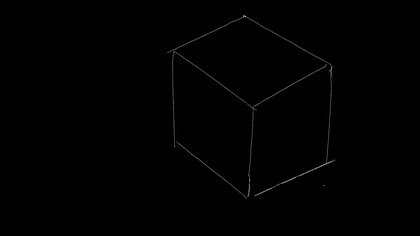
%> input picture test_pic_erosion/coursepathreader/6198976764182528.tif, 420 x 236 px, shrunk from 1920 x 1080 before the run
$ octave test_pic_erosion.m   (GNU Octave 9; MATLAB toolbox functions it lacks are replaced by stand-ins)
%> lines starting %> are read from the running program, lines starting %| are printed output that depends on the picture; in (x1, y1, x2, y2) boxes, pixels count from 0 and x2, y2 are one past the last pixel; in counts of white or black regions, pixels touching at a corner belong together; the program's own positions count from 1
%產出point檔
clc;
clear;
tic
allFolder =dir;  %顯示某個資料夾的內容
for f=3:1:length(allFolder)   %用 length來判斷檔案的多寡
    if allFolder(f).isdir==1  %如果是資料夾的話
        cd (allFolder(f).name);%cd到那個資料夾下
        allFile = dir('6198976764182528.tif');
        for k=1:1:length(allFile)
            pic=imread(allFile(k).name);%對每一張tif圖片做處理
%> pic is the input picture: size 236x420 uint8; min 0, max 160, mean 0.7
            pic=pic>0;
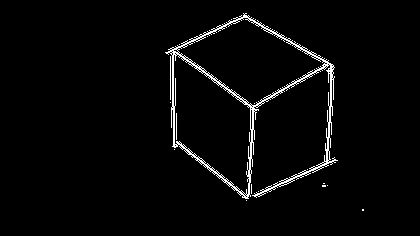
%> pic: size 236x420 logical; 2.8% white in thin lines or dots, all inside (x1, y1, x2, y2) = (165, 13, 364, 211)
            a=ones(2,2);
            b=ones(4,4)

           % subplot(1,length(allFile),k),imshow(pic);
           figure,imshow(pic),title('原圖');
           imerodepicture=imerode(pic,a);
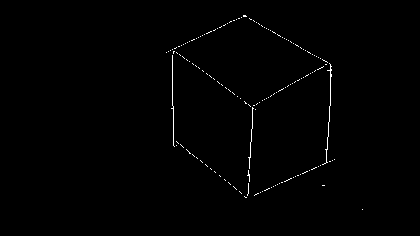
%> imerodepicture: size 236x420 logical; 0.62% white in thin lines or dots, all inside (x1, y1, x2, y2) = (166, 15, 363, 210)
           figure,imshow(imerodepicture),title('侵蝕');
           c=imdilate(imerodepicture,b);
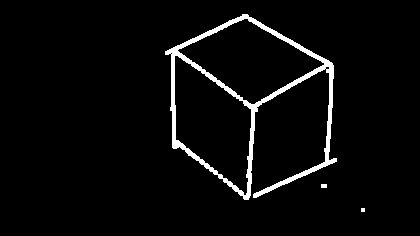
%> c: size 236x420 logical; 3.8% white; 3 white regions (1 under 20 px), largest, box (x1, y1, x2, y2) and area: (165, 14, 337, 200) 3724, (321, 184, 327, 188) 24
           figure,imshow(c),title('擴張');
        end
         cd ..;
    end
end

$ run again, with test_pic_erosion/coursepathreader/5629652273987584.tif copied over test_pic_erosion/coursepathreader/6198976764182528.tif
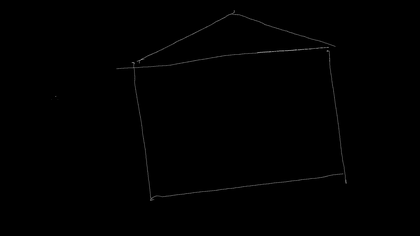
%> input picture test_pic_erosion/coursepathreader/5629652273987584.tif, 420 x 236 px, shrunk from 1920 x 1080 before the run
%> pic is the input picture: size 236x420 uint8; min 0, max 131, mean 0.7
%> `pic=pic>0;`:
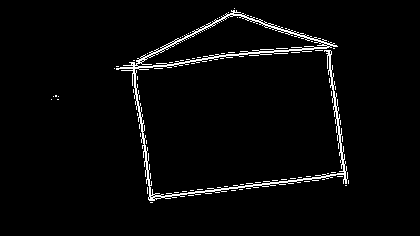
%> pic: size 236x420 logical; 3.1% white in thin lines or dots, all inside (x1, y1, x2, y2) = (51, 8, 349, 203)
%> imerodepicture: size 236x420 logical; 0.78% white in thin lines or dots, all inside (x1, y1, x2, y2) = (55, 10, 346, 200)
%> `c=imdilate(imerodepicture,b);`:
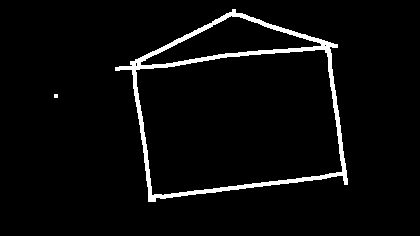
%> c: size 236x420 logical; 4% white; 2 white regions (1 under 20 px), largest, box (x1, y1, x2, y2) and area: (115, 9, 348, 202) 3929

$ run again, with test_pic_erosion/coursepathreader/5632908932939776.tif copied over test_pic_erosion/coursepathreader/6198976764182528.tif
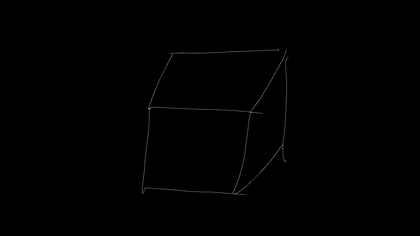
%> input picture test_pic_erosion/coursepathreader/5632908932939776.tif, 420 x 236 px, shrunk from 1920 x 1080 before the run
%> pic is the input picture: size 236x420 uint8; min 0, max 133, mean 0.6
%> `pic=pic>0;`:
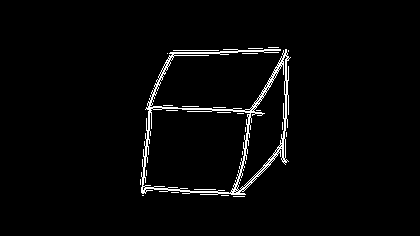
%> pic: size 236x420 logical; 2.7% white in thin lines or dots, all inside (x1, y1, x2, y2) = (140, 47, 291, 197)
%> imerodepicture: size 236x420 logical; 0.66% white in thin lines or dots, all inside (x1, y1, x2, y2) = (141, 49, 288, 194)
%> `c=imdilate(imerodepicture,b);`:
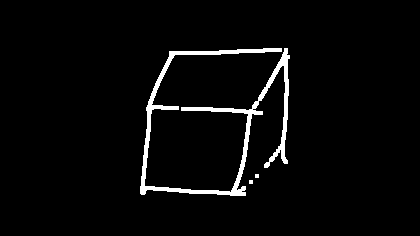
%> c: size 236x420 logical; 3.3% white; 3 white regions (2 under 20 px), largest, box (x1, y1, x2, y2) and area: (140, 48, 290, 196) 3241

$ run again, with test_pic_erosion/coursepathreader/5647648723828736.tif copied over test_pic_erosion/coursepathreader/6198976764182528.tif
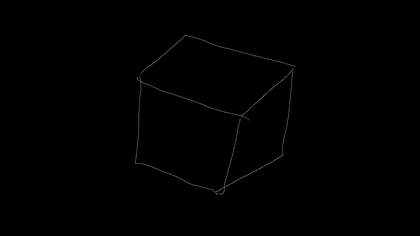
%> input picture test_pic_erosion/coursepathreader/5647648723828736.tif, 420 x 236 px, shrunk from 1920 x 1080 before the run
%> pic is the input picture: size 236x420 uint8; min 0, max 102, mean 0.6
%> `pic=pic>0;`:
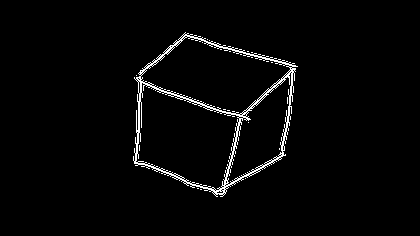
%> pic: size 236x420 logical; 2.6% white in thin lines or dots, all inside (x1, y1, x2, y2) = (133, 32, 298, 197)
%> imerodepicture: size 236x420 logical; 0.54% white in thin lines or dots, all inside (x1, y1, x2, y2) = (134, 34, 295, 194)
%> `c=imdilate(imerodepicture,b);`:
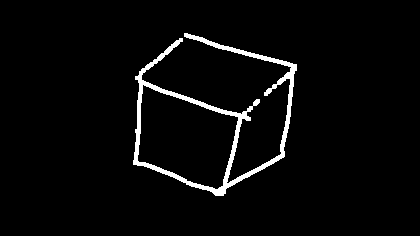
%> c: size 236x420 logical; 3.4% white; 1 white region, box (x1, y1, x2, y2) and area: (133, 33, 297, 196) 3357
